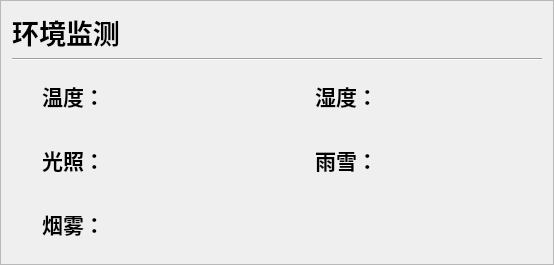
           <widget class="QFrame" name="frame_3_1">
            <property name="sizePolicy">
             <sizepolicy hsizetype="Preferred" vsizetype="Preferred">
              <horstretch>8</horstretch>
              <verstretch>0</verstretch>
             </sizepolicy>
            </property>
            <property name="styleSheet">
             <string notr="true"/>
            </property>
            <property name="frameShape">
             <enum>QFrame::StyledPanel</enum>
            </property>
            <property name="frameShadow">
             <enum>QFrame::Raised</enum>
            </property>
            <layout class="QGridLayout" name="gridLayout_6">
             <item row="0" column="0">
              <widget class="QPushButton" name="pushButton_3_1">
               <property name="sizePolicy">
                <sizepolicy hsizetype="Fixed" vsizetype="Fixed">
                 <horstretch>0</horstretch>
                 <verstretch>2</verstretch>
                </sizepolicy>
               </property>
               <property name="font">
                <font>
                 <family>微软雅黑</family>
                 <pointsize>20</pointsize>
                 <weight>75</weight>
                 <bold>true</bold>
                </font>
               </property>
               <property name="styleSheet">
                <string notr="true">QPushButton, #pushButton{
	border:none;	
}</string>
               </property>
               <property name="text">
                <string>环境监测</string>
               </property>
               <property name="icon">
                <iconset>
                 <normaloff>icons/TablerDeviceAnalytics.png</normaloff>icons/TablerDeviceAnalytics.png</iconset>
               </property>
               <property name="iconSize">
                <size>
                 <width>50</width>
                 <height>50</height>
                </size>
               </property>
              </widget>
             </item>
             <item row="1" column="0" colspan="2">
              <widget class="Line" name="line_3">
               <property name="sizePolicy">
                <sizepolicy hsizetype="Minimum" vsizetype="Fixed">
                 <horstretch>0</horstretch>
                 <verstretch>1</verstretch>
                </sizepolicy>
               </property>
               <property name="orientation">
                <enum>Qt::Horizontal</enum>
               </property>
              </widget>
             </item>
             <item row="2" column="0">
              <widget class="QFrame" name="frame_3_1_1">
               <property name="sizePolicy">
                <sizepolicy hsizetype="Preferred" vsizetype="Preferred">
                 <horstretch>0</horstretch>
                 <verstretch>1</verstretch>
                </sizepolicy>
               </property>
               <property name="styleSheet">
                <string notr="true">QFrame, #frame{
	border:none;	
}	</string>
               </property>
               <property name="frameShape">
                <enum>QFrame::StyledPanel</enum>
               </property>
               <property name="frameShadow">
                <enum>QFrame::Raised</enum>
               </property>
               <layout class="QHBoxLayout" name="horizontalLayout_7">
                <property name="leftMargin">
                 <number>30</number>
                </property>
                <item>
                 <widget class="QPushButton" name="pushButton_2">
                  <property name="sizePolicy">
                   <sizepolicy hsizetype="Fixed" vsizetype="Fixed">
                    <horstretch>0</horstretch>
                    <verstretch>0</verstretch>
                   </sizepolicy>
                  </property>
                  <property name="font">
                   <font>
                    <family>微软雅黑</family>
                    <pointsize>16</pointsize>
                    <weight>75</weight>
                    <bold>true</bold>
                   </font>
                  </property>
                  <property name="styleSheet">
                   <string notr="true">QPushButton, #pushButton{
	border:none;	
}</string>
                  </property>
                  <property name="text">
                   <string>温度：</string>
                  </property>
                  <property name="icon">
                   <iconset resource="res.qrc">
                    <normaloff>:/icons/icons/ic_temp.png</normaloff>:/icons/icons/ic_temp.png</iconset>
                  </property>
                  <property name="iconSize">
                   <size>
                    <width>30</width>
                    <height>30</height>
                   </size>
                  </property>
                 </widget>
                </item>
                <item>
                 <widget class="QLabel" name="label_temp">
                  <property name="minimumSize">
                   <size>
                    <width>159</width>
                    <height>0</height>
                   </size>
                  </property>
                  <property name="font">
                   <font>
                    <family>微软雅黑</family>
                    <pointsize>22</pointsize>
                    <weight>75</weight>
                    <bold>true</bold>
                   </font>
                  </property>
                  <property name="styleSheet">
                   <string notr="true">color: rgb(198, 47, 47);</string>
                  </property>
                  <property name="text">
                   <string/>
                  </property>
                  <property name="alignment">
                   <set>Qt::AlignRight|Qt::AlignTrailing|Qt::AlignVCenter</set>
                  </property>
                 </widget>
                </item>
               </layout>
              </widget>
             </item>
             <item row="2" column="1">
              <widget class="QFrame" name="frame_3_1_2">
               <property name="sizePolicy">
                <sizepolicy hsizetype="Preferred" vsizetype="Preferred">
                 <horstretch>0</horstretch>
                 <verstretch>1</verstretch>
                </sizepolicy>
               </property>
               <property name="styleSheet">
                <string notr="true">QFrame, #frame{
	border:none;	
}	</string>
               </property>
               <property name="frameShape">
                <enum>QFrame::StyledPanel</enum>
               </property>
               <property name="frameShadow">
                <enum>QFrame::Raised</enum>
               </property>
               <layout class="QHBoxLayout" name="horizontalLayout_8">
                <property name="leftMargin">
                 <number>30</number>
                </property>
                <item>
                 <widget class="QPushButton" name="pushButton_3">
                  <property name="sizePolicy">
                   <sizepolicy hsizetype="Fixed" vsizetype="Fixed">
                    <horstretch>0</horstretch>
                    <verstretch>0</verstretch>
                   </sizepolicy>
                  </property>
                  <property name="font">
                   <font>
                    <family>微软雅黑</family>
                    <pointsize>16</pointsize>
                    <weight>75</weight>
                    <bold>true</bold>
                   </font>
                  </property>
                  <property name="styleSheet">
                   <string notr="true">QPushButton, #pushButton{
	border:none;	
}</string>
                  </property>
                  <property name="text">
                   <string>湿度：</string>
                  </property>
                  <property name="icon">
                   <iconset resource="res.qrc">
                    <normaloff>:/icons/icons/ic_humi.png</normaloff>:/icons/icons/ic_humi.png</iconset>
                  </property>
                  <property name="iconSize">
                   <size>
                    <width>30</width>
                    <height>30</height>
                   </size>
                  </property>
                 </widget>
                </item>
                <item>
                 <widget class="QLabel" name="label_humi">
                  <property name="minimumSize">
                   <size>
                    <width>149</width>
                    <height>0</height>
                   </size>
                  </property>
                  <property name="font">
                   <font>
                    <family>微软雅黑</family>
                    <pointsize>22</pointsize>
                    <weight>75</weight>
                    <bold>true</bold>
                   </font>
                  </property>
                  <property name="styleSheet">
                   <string notr="true">color: rgb(18, 150, 219);</string>
                  </property>
                  <property name="text">
                   <string/>
                  </property>
                  <property name="alignment">
                   <set>Qt::AlignRight|Qt::AlignTrailing|Qt::AlignVCenter</set>
                  </property>
                 </widget>
                </item>
               </layout>
              </widget>
             </item>
             <item row="3" column="0">
              <widget class="QFrame" name="frame_3_1_3">
               <property name="sizePolicy">
                <sizepolicy hsizetype="Preferred" vsizetype="Preferred">
                 <horstretch>0</horstretch>
                 <verstretch>1</verstretch>
                </sizepolicy>
               </property>
               <property name="styleSheet">
                <string notr="true">QFrame, #frame{
	border:none;	
}	</string>
               </property>
               <property name="frameShape">
                <enum>QFrame::StyledPanel</enum>
               </property>
               <property name="frameShadow">
                <enum>QFrame::Raised</enum>
               </property>
               <layout class="QHBoxLayout" name="horizontalLayout_9">
                <property name="leftMargin">
                 <number>30</number>
                </property>
                <item>
                 <widget class="QPushButton" name="pushButton_4">
                  <property name="sizePolicy">
                   <sizepolicy hsizetype="Fixed" vsizetype="Fixed">
                    <horstretch>0</horstretch>
                    <verstretch>0</verstretch>
                   </sizepolicy>
                  </property>
                  <property name="font">
                   <font>
                    <family>微软雅黑</family>
                    <pointsize>16</pointsize>
                    <weight>75</weight>
                    <bold>true</bold>
                   </font>
                  </property>
                  <property name="styleSheet">
                   <string notr="true">QPushButton, #pushButton{
	border:none;	
}</string>
                  </property>
                  <property name="text">
                   <string>光照：</string>
                  </property>
                  <property name="icon">
                   <iconset resource="res.qrc">
                    <normaloff>:/icons/icons/ic_illu.png</normaloff>:/icons/icons/ic_illu.png</iconset>
                  </property>
                  <property name="iconSize">
                   <size>
                    <width>30</width>
                    <height>30</height>
                   </size>
                  </property>
                 </widget>
                </item>
                <item>
                 <widget class="QLabel" name="label_illu">
                  <property name="minimumSize">
                   <size>
                    <width>159</width>
                    <height>0</height>
                   </size>
                  </property>
                  <property name="font">
                   <font>
                    <family>微软雅黑</family>
                    <pointsize>22</pointsize>
                    <weight>75</weight>
                    <bold>true</bold>
                   </font>
                  </property>
                  <property name="styleSheet">
                   <string notr="true">color: rgb(255, 85, 0);</string>
                  </property>
                  <property name="text">
                   <string/>
                  </property>
                  <property name="alignment">
                   <set>Qt::AlignRight|Qt::AlignTrailing|Qt::AlignVCenter</set>
                  </property>
                 </widget>
                </item>
               </layout>
              </widget>
             </item>
             <item row="3" column="1">
              <widget class="QFrame" name="frame_3_1_4">
               <property name="sizePolicy">
                <sizepolicy hsizetype="Preferred" vsizetype="Preferred">
                 <horstretch>0</horstretch>
                 <verstretch>1</verstretch>
                </sizepolicy>
               </property>
               <property name="styleSheet">
                <string notr="true">QFrame, #frame{
	border:none;	
}	</string>
               </property>
               <property name="frameShape">
                <enum>QFrame::StyledPanel</enum>
               </property>
               <property name="frameShadow">
                <enum>QFrame::Raised</enum>
               </property>
               <layout class="QHBoxLayout" name="horizontalLayout_10">
                <property name="leftMargin">
                 <number>30</number>
                </property>
                <item>
                 <widget class="QPushButton" name="pushButton_5">
                  <property name="sizePolicy">
                   <sizepolicy hsizetype="Fixed" vsizetype="Fixed">
                    <horstretch>0</horstretch>
                    <verstretch>0</verstretch>
                   </sizepolicy>
                  </property>
                  <property name="font">
                   <font>
                    <family>微软雅黑</family>
                    <pointsize>16</pointsize>
                    <weight>75</weight>
                    <bold>true</bold>
                   </font>
                  </property>
                  <property name="styleSheet">
                   <string notr="true">QPushButton, #pushButton{
	border:none;	
}</string>
                  </property>
                  <property name="text">
                   <string>雨雪：</string>
                  </property>
                  <property name="icon">
                   <iconset resource="res.qrc">
                    <normaloff>:/icons/icons/ic_rain.png</normaloff>:/icons/icons/ic_rain.png</iconset>
                  </property>
                  <property name="iconSize">
                   <size>
                    <width>30</width>
                    <height>30</height>
                   </size>
                  </property>
                 </widget>
                </item>
                <item>
                 <widget class="QLabel" name="label_rain">
                  <property name="minimumSize">
                   <size>
                    <width>149</width>
                    <height>0</height>
                   </size>
                  </property>
                  <property name="font">
                   <font>
                    <family>微软雅黑</family>
                    <pointsize>22</pointsize>
                    <weight>75</weight>
                    <bold>true</bold>
                   </font>
                  </property>
                  <property name="styleSheet">
                   <string notr="true">color: rgb(19, 34, 121);</string>
                  </property>
                  <property name="text">
                   <string/>
                  </property>
                  <property name="alignment">
                   <set>Qt::AlignRight|Qt::AlignTrailing|Qt::AlignVCenter</set>
                  </property>
                 </widget>
                </item>
               </layout>
              </widget>
             </item>
             <item row="4" column="0">
              <widget class="QFrame" name="frame_6">
               <property name="styleSheet">
                <string notr="true">QFrame, #frame{
	border:none;	
}	</string>
               </property>
               <property name="frameShape">
                <enum>QFrame::StyledPanel</enum>
               </property>
               <property name="frameShadow">
                <enum>QFrame::Raised</enum>
               </property>
               <layout class="QGridLayout" name="gridLayout_10">
                <property name="leftMargin">
                 <number>30</number>
                </property>
                <item row="0" column="0">
                 <widget class="QPushButton" name="pushButton_9">
                  <property name="sizePolicy">
                   <sizepolicy hsizetype="Fixed" vsizetype="Fixed">
                    <horstretch>0</horstretch>
                    <verstretch>0</verstretch>
                   </sizepolicy>
                  </property>
                  <property name="font">
                   <font>
                    <family>微软雅黑</family>
                    <pointsize>16</pointsize>
                    <weight>75</weight>
                    <bold>true</bold>
                   </font>
                  </property>
                  <property name="styleSheet">
                   <string notr="true">QPushButton, #pushButton{
	border:none;	
}</string>
                  </property>
                  <property name="text">
                   <string>烟雾：</string>
                  </property>
                  <property name="icon">
                   <iconset resource="res.qrc">
                    <normaloff>:/icons/icons/ic_smog.png</normaloff>:/icons/icons/ic_smog.png</iconset>
                  </property>
                  <property name="iconSize">
                   <size>
                    <width>30</width>
                    <height>30</height>
                   </size>
                  </property>
                 </widget>
                </item>
                <item row="0" column="1">
                 <widget class="QLabel" name="label_smog">
                  <property name="minimumSize">
                   <size>
                    <width>159</width>
                    <height>0</height>
                   </size>
                  </property>
                  <property name="font">
                   <font>
                    <family>微软雅黑</family>
                    <pointsize>22</pointsize>
                    <weight>75</weight>
                    <bold>true</bold>
                   </font>
                  </property>
                  <property name="styleSheet">
                   <string notr="true">color: rgb(216, 30, 6);</string>
                  </property>
                  <property name="text">
                   <string/>
                  </property>
                  <property name="alignment">
                   <set>Qt::AlignRight|Qt::AlignTrailing|Qt::AlignVCenter</set>
                  </property>
                 </widget>
                </item>
               </layout>
              </widget>
             </item>
            </layout>
           </widget>
